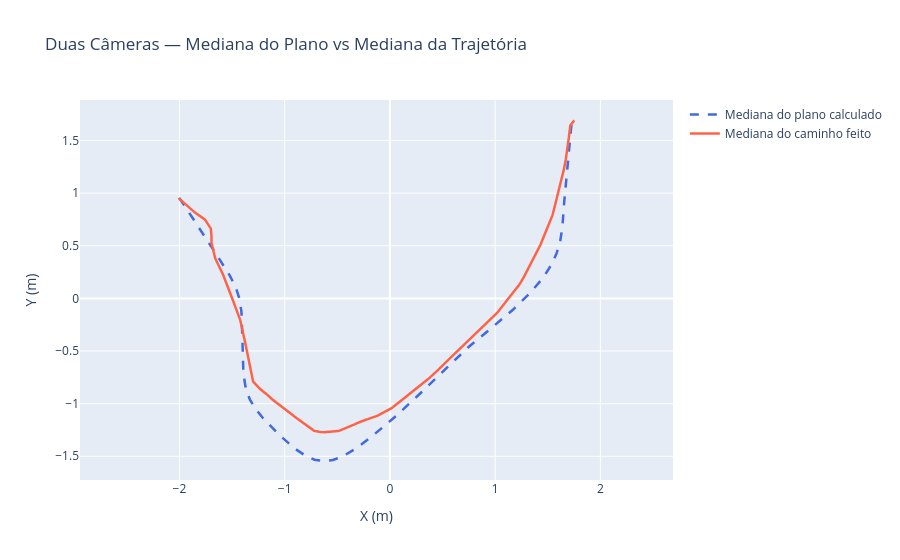

This figure's notebook cell:
### Markdown cell above
**Duas câmeras — mediana final:** sobreposição da mediana do plano calculado com a mediana da trajetória real.

### Code cell
fig = go.Figure()

fig.add_trace(go.Scatter(
    x=median_plan_x_2cam, y=median_plan_y_2cam,
    mode="lines", name="Mediana do plano calculado",
    line=dict(color="royalblue", dash="dash", width=2.5)
))

fig.add_trace(go.Scatter(
    x=median_path_winsorized_x_2cam, y=median_path_winsorized_y_2cam,
    mode="lines", name="Mediana do caminho feito",
    line=dict(color="tomato", width=2.5)
))

fig.update_layout(
    title="Duas Câmeras — Mediana do Plano vs Mediana da Trajetória",
    xaxis_title="X (m)", yaxis_title="Y (m)",
    yaxis_scaleanchor="x", hovermode="closest"
)
fig.show()

### Figure 1 — Plotly figure (JSON) as saved in the notebook; plotly's stock layout.template omitted (floating-point values rounded to 4 significant figures; data arrays with more than 128 entries replaced by an {"elided": "..."} marker saying what was removed)
{"data": [{"line": {"color": "royalblue", "dash": "dash", "width": 2.5}, "mode": "lines", "name": "Mediana do plano calculado", "type": "scatter", "x": {"elided": "500 float values"}, "y": {"elided": "500 float values"}}, {"line": {"color": "tomato", "width": 2.5}, "mode": "lines", "name": "Mediana do caminho feito", "type": "scatter", "x": {"elided": "500 float values"}, "y": {"elided": "500 float values"}}], "layout": {"hovermode": "closest", "title": {"text": "Duas Câmeras — Mediana do Plano vs Mediana da Trajetória"}, "xaxis": {"title": {"text": "X (m)"}}, "yaxis": {"scaleanchor": "x", "title": {"text": "Y (m)"}}}}
